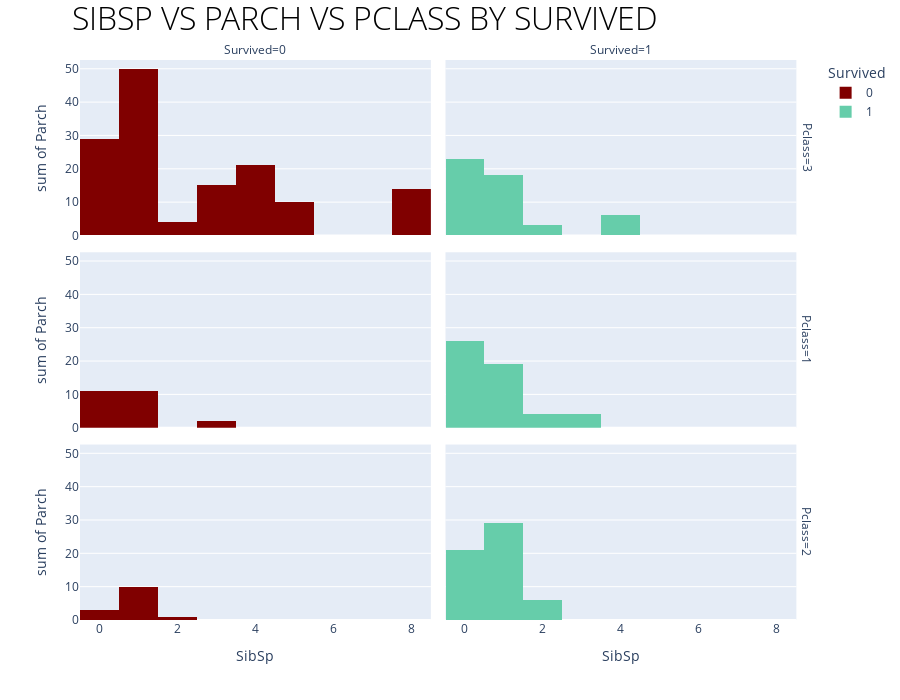

The cell this chart's notebook holds for it:
### Code cell
fig = px.histogram(df_train, x="SibSp", y="Parch", color="Survived",
                   facet_row="Pclass", facet_col="Survived", color_discrete_sequence=['maroon', 'mediumaquamarine'])

fig.update_layout(
    title='<span style="font-weight: 100;">SIBSP VS PARCH VS PCLASS BY SURVIVED</span>',
    title_x=0.08,
    width=900,
    height=700,
    title_font_size=32,
    title_font_color='black'
)

fig.show()

### Figure 1 — Plotly figure (JSON) as saved in the notebook; plotly's stock layout.template omitted (floating-point values rounded to 4 significant figures; data arrays with more than 128 entries replaced by an {"elided": "..."} marker saying what was removed)
{"data": [{"alignmentgroup": "True", "bingroup": "x", "histfunc": "sum", "hovertemplate": "Survived=0<br>Pclass=3<br>SibSp=%{x}<br>sum of Parch=%{y}<extra></extra>", "legendgroup": "0", "marker": {"color": "maroon"}, "name": "0", "offsetgroup": "0", "orientation": "v", "showlegend": true, "type": "histogram", "x": {"elided": "372 int values"}, "xaxis": "x5", "y": {"elided": "372 int values"}, "yaxis": "y5"}, {"alignmentgroup": "True", "bingroup": "x", "histfunc": "sum", "hovertemplate": "Survived=0<br>Pclass=1<br>SibSp=%{x}<br>sum of Parch=%{y}<extra></extra>", "legendgroup": "0", "marker": {"color": "maroon"}, "name": "0", "offsetgroup": "0", "orientation": "v", "showlegend": false, "type": "histogram", "x": [0, 3, 0, 1, 1, 0, 1, 0, 0, 1, 0, 0, 0, 0, 0, 1, 0, 0, 0, 0, 0, 0, 0, 2, 0, 1, 0, 0, 0, 0, 0, 1, 0, 0, 1, 0, 0, 0, 0, 1, 1, 0, 0, 0, 0, 0, 0, 0, 0, 1, 1, 0, 0, 0, 1, 0, 0, 0, 0, 0, 0, 0, 0, 0, 1, 0, 1, 0, 1, 1, 1, 0, 0, 0, 0, 0, 0, 0, 0, 0], "xaxis": "x3", "y": [0, 2, 0, 0, 0, 1, 0, 0, 0, 0, 0, 1, 0, 1, 1, 0, 0, 1, 0, 0, 0, 0, 0, 0, 0, 1, 0, 0, 1, 0, 0, 2, 0, 1, 0, 0, 0, 0, 2, 0, 4, 0, 0, 0, 0, 0, 0, 0, 0, 2, 0, 0, 0, 0, 0, 0, 0, 0, 0, 0, 0, 0, 2, 0, 0, 0, 1, 0, 0, 1, 0, 0, 0, 0, 0, 0, 0, 0, 0, 0], "yaxis": "y3"}, {"alignmentgroup": "True", "bingroup": "x", "histfunc": "sum", "hovertemplate": "Survived=0<br>Pclass=2<br>SibSp=%{x}<br>sum of Parch=%{y}<extra></extra>", "legendgroup": "0", "marker": {"color": "maroon"}, "name": "0", "offsetgroup": "0", "orientation": "v", "showlegend": false, "type": "histogram", "x": [0, 0, 1, 0, 0, 1, 1, 2, 1, 0, 0, 0, 1, 0, 0, 0, 0, 0, 0, 0, 0, 1, 0, 0, 0, 0, 0, 1, 0, 0, 0, 1, 0, 0, 0, 1, 1, 1, 0, 0, 0, 0, 0, 1, 0, 0, 0, 1, 0, 0, 0, 1, 0, 0, 1, 0, 2, 0, 0, 0, 0, 1, 0, 0, 1, 2, 0, 2, 0, 0, 0, 1, 1, 0, 0, 0, 0, 0, 1, 0, 0, 0, 0, 0, 0, 0, 0, 0, 0, 1, 0, 0, 1, 1, 0, 0, 0], "xaxis": "x", "y": [0, 0, 0, 0, 0, 0, 0, 0, 0, 0, 0, 0, 1, 2, 0, 0, 0, 0, 0, 0, 0, 0, 0, 0, 0, 0, 0, 0, 0, 0, 0, 0, 0, 0, 0, 0, 1, 1, 0, 0, 0, 0, 0, 0, 0, 0, 0, 0, 0, 0, 0, 2, 0, 0, 0, 0, 1, 0, 0, 0, 0, 0, 0, 0, 1, 0, 0, 0, 0, 0, 0, 1, 2, 0, 0, 0, 0, 0, 0, 0, 0, 0, 0, 0, 0, 0, 0, 0, 0, 1, 0, 1, 0, 0, 0, 0, 0], "yaxis": "y"}, {"alignmentgroup": "True", "bingroup": "x", "histfunc": "sum", "hovertemplate": "Survived=1<br>Pclass=3<br>SibSp=%{x}<br>sum of Parch=%{y}<extra></extra>", "legendgroup": "1", "marker": {"color": "mediumaquamarine"}, "name": "1", "offsetgroup": "1", "orientation": "v", "showlegend": true, "type": "histogram", "x": [0, 0, 1, 0, 0, 1, 0, 0, 0, 1, 0, 0, 1, 4, 0, 0, 0, 0, 3, 0, 0, 1, 1, 0, 1, 0, 1, 0, 0, 0, 1, 0, 1, 1, 0, 0, 0, 0, 0, 0, 4, 1, 0, 4, 1, 0, 0, 1, 0, 0, 0, 0, 2, 0, 1, 2, 0, 1, 1, 0, 0, 0, 0, 0, 0, 0, 0, 0, 0, 0, 1, 0, 2, 0, 2, 0, 0, 1, 0, 0, 0, 0, 0, 1, 0, 0, 0, 1, 1, 0, 2, 0, 0, 1, 0, 0, 0, 0, 1, 0, 0, 0, 0, 0, 0, 0, 1, 0, 0, 0, 0, 0, 0, 1, 0, 0, 0, 1, 0], "xaxis": "x6", "y": [0, 2, 1, 0, 0, 5, 0, 0, 0, 0, 0, 0, 1, 2, 0, 0, 0, 0, 0, 0, 0, 0, 0, 0, 1, 0, 0, 0, 0, 2, 1, 2, 0, 0, 0, 0, 0, 0, 0, 0, 2, 0, 2, 2, 0, 0, 0, 1, 0, 0, 0, 0, 0, 0, 1, 0, 0, 0, 1, 0, 0, 0, 0, 0, 2, 0, 2, 0, 0, 0, 0, 0, 1, 0, 1, 1, 0, 1, 0, 0, 2, 0, 0, 0, 0, 0, 0, 0, 1, 0, 1, 0, 0, 0, 0, 1, 0, 0, 1, 0, 0, 1, 0, 0, 0, 0, 2, 0, 1, 0, 0, 1, 0, 0, 0, 1, 3, 1, 0], "yaxis": "y6"}, {"alignmentgroup": "True", "bingroup": "x", "histfunc": "sum", "hovertemplate": "Survived=1<br>Pclass=1<br>SibSp=%{x}<br>sum of Parch=%{y}<extra></extra>", "legendgroup": "1", "marker": {"color": "mediumaquamarine"}, "name": "1", "offsetgroup": "1", "orientation": "v", "showlegend": false, "type": "histogram", "x": {"elided": "136 int values"}, "xaxis": "x4", "y": {"elided": "136 int values"}, "yaxis": "y4"}, {"alignmentgroup": "True", "bingroup": "x", "histfunc": "sum", "hovertemplate": "Survived=1<br>Pclass=2<br>SibSp=%{x}<br>sum of Parch=%{y}<extra></extra>", "legendgroup": "1", "marker": {"color": "mediumaquamarine"}, "name": "1", "offsetgroup": "1", "orientation": "v", "showlegend": false, "type": "histogram", "x": [1, 0, 0, 0, 1, 1, 0, 1, 0, 0, 0, 0, 0, 1, 0, 2, 0, 1, 0, 0, 0, 0, 0, 0, 0, 0, 1, 0, 1, 0, 1, 0, 0, 0, 0, 0, 1, 1, 0, 1, 0, 1, 2, 1, 0, 0, 0, 1, 0, 0, 0, 1, 0, 1, 0, 1, 1, 0, 1, 0, 0, 1, 0, 2, 1, 1, 2, 0, 0, 1, 0, 0, 0, 0, 3, 0, 1, 1, 1, 1, 1, 0, 1, 0, 1, 1, 0], "xaxis": "x2", "y": [0, 0, 0, 0, 2, 0, 0, 2, 0, 2, 0, 1, 0, 0, 0, 1, 0, 1, 0, 0, 2, 2, 1, 1, 0, 0, 0, 0, 1, 0, 1, 0, 0, 0, 0, 0, 1, 1, 2, 0, 0, 0, 3, 1, 0, 1, 0, 2, 0, 2, 0, 0, 0, 1, 2, 0, 0, 0, 1, 0, 0, 1, 0, 1, 2, 2, 1, 0, 1, 1, 0, 0, 0, 1, 0, 0, 1, 2, 1, 3, 1, 2, 1, 0, 0, 0, 1], "yaxis": "y2"}], "layout": {"annotations": [{"font": {}, "showarrow": false, "text": "Survived=0", "x": 0.24, "xanchor": "center", "xref": "paper", "y": 1.0, "yanchor": "bottom", "yref": "paper"}, {"font": {}, "showarrow": false, "text": "Survived=1", "x": 0.74, "xanchor": "center", "xref": "paper", "y": 1.0, "yanchor": "bottom", "yref": "paper"}, {"font": {}, "showarrow": false, "text": "Pclass=2", "textangle": 90, "x": 0.98, "xanchor": "left", "xref": "paper", "y": 0.1567, "yanchor": "middle", "yref": "paper"}, {"font": {}, "showarrow": false, "text": "Pclass=1", "textangle": 90, "x": 0.98, "xanchor": "left", "xref": "paper", "y": 0.5, "yanchor": "middle", "yref": "paper"}, {"font": {}, "showarrow": false, "text": "Pclass=3", "textangle": 90, "x": 0.98, "xanchor": "left", "xref": "paper", "y": 0.8433, "yanchor": "middle", "yref": "paper"}], "barmode": "relative", "height": 700, "legend": {"title": {"text": "Survived"}, "tracegroupgap": 0}, "margin": {"t": 60}, "title": {"font": {"color": "black", "size": 32}, "text": "<span style=\"font-weight: 100;\">SIBSP VS PARCH VS PCLASS BY SURVIVED</span>", "x": 0.08}, "width": 900, "xaxis": {"anchor": "y", "domain": [0, 0.48], "title": {"text": "SibSp"}}, "xaxis2": {"anchor": "y2", "domain": [0.5, 0.98], "matches": "x", "title": {"text": "SibSp"}}, "xaxis3": {"anchor": "y3", "domain": [0, 0.48], "matches": "x", "showticklabels": false}, "xaxis4": {"anchor": "y4", "domain": [0.5, 0.98], "matches": "x", "showticklabels": false}, "xaxis5": {"anchor": "y5", "domain": [0, 0.48], "matches": "x", "showticklabels": false}, "xaxis6": {"anchor": "y6", "domain": [0.5, 0.98], "matches": "x", "showticklabels": false}, "yaxis": {"anchor": "x", "domain": [0, 0.3133], "title": {"text": "sum of Parch"}}, "yaxis2": {"anchor": "x2", "domain": [0, 0.3133], "matches": "y", "showticklabels": false}, "yaxis3": {"anchor": "x3", "domain": [0.3433, 0.6567], "matches": "y", "title": {"text": "sum of Parch"}}, "yaxis4": {"anchor": "x4", "domain": [0.3433, 0.6567], "matches": "y", "showticklabels": false}, "yaxis5": {"anchor": "x5", "domain": [0.6867, 1.0], "matches": "y", "title": {"text": "sum of Parch"}}, "yaxis6": {"anchor": "x6", "domain": [0.6867, 1.0], "matches": "y", "showticklabels": false}}}
